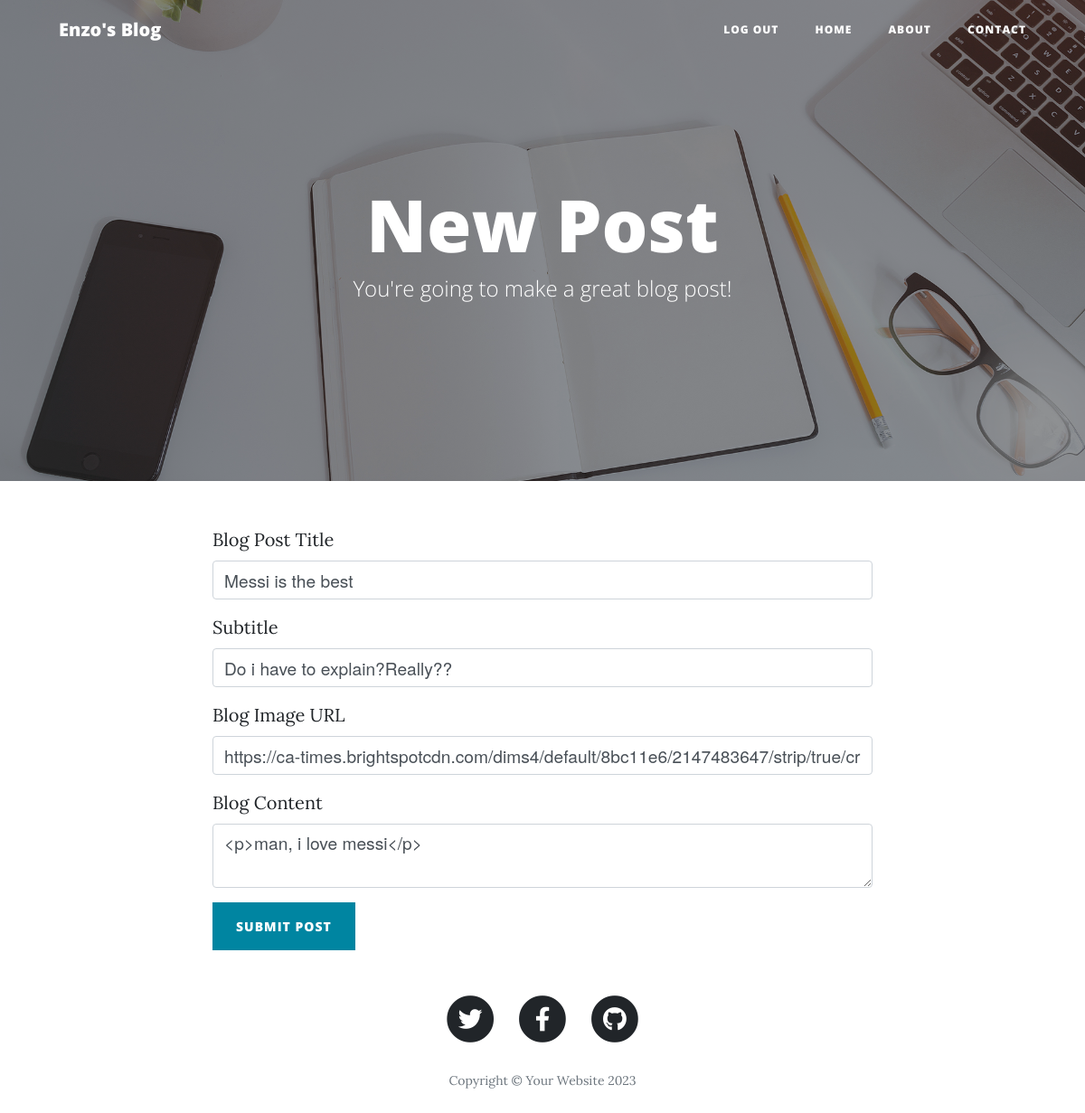
Page /edit-post/1 (signed in) on the earlier database version.
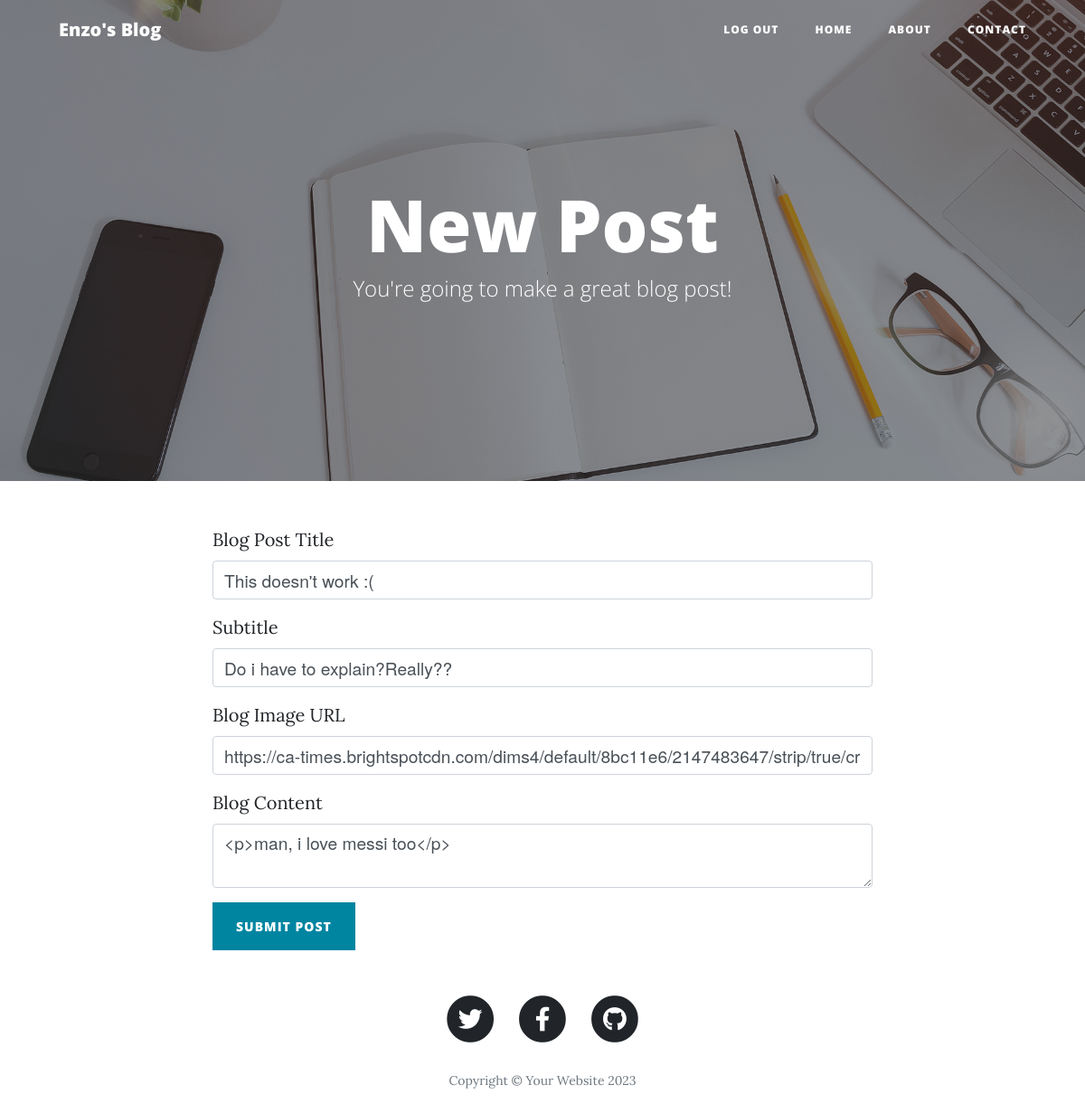
Same page on the later database version.
### main.py (models this page shows)
class BlogPost(UserMixin, db.Model):
    __tablename__ = "blog_posts"
    id = db.Column(db.Integer, primary_key=True)
    author_id = db.Column(db.Integer, db.ForeignKey("users.id"))
    comments = relationship("Comment", backref="parent_post")
    title = db.Column(db.String(250), unique=True, nullable=False)
    subtitle = db.Column(db.String(250), nullable=False)
    date = db.Column(db.String(250), nullable=False)
    body = db.Column(db.Text, nullable=False)
    img_url = db.Column(db.String(250), nullable=False)

### main.py (the view, shortened to what this page needs)
@app.route("/edit-post/<int:post_id>", methods=["GET", "POST"])
@login_required
@admin_only
def edit_post(post_id):
    post = BlogPost.query.get(post_id)
    edit_form = CreatePostForm(
        title=post.title,
        subtitle=post.subtitle,
        img_url=post.img_url,
        author=post.author,
        body=post.body
    )
    return render_template("make-post.html", form=edit_form)

### forms.py
class CreatePostForm(FlaskForm):
    title = StringField("Blog Post Title", validators=[DataRequired()])
    subtitle = StringField("Subtitle", validators=[DataRequired()])
    img_url = StringField("Blog Image URL", validators=[DataRequired(), URL()])
    body = CKEditorField("Blog Content", validators=[DataRequired()])
    submit = SubmitField("Submit Post")

### main.py (called while the page is built)
def admin_only(f):
    @wraps(f)
    def decorated_function(*args, **kwargs):
        if current_user.id != 1 or not current_user.is_authenticated:
            return abort(403)
        return f(*args, **kwargs)
    return decorated_function

@login_manager.user_loader
def load_user(user_id):
    return User.query.get(int(user_id))

### templates/make-post.html (shortened to what this page needs)
{% import "bootstrap/wtf.html" as wtf %}
{% block content %}
  {% include "header.html" %}
  <header class="masthead" style="background-image: url('{{ url_for('static', filename='img/edit-bg.jpg')}}')">
    <div class="overlay"></div>
    <div class="container">
      <div class="row">
        <div class="col-lg-8 col-md-10 mx-auto">
          <div class="page-heading">
            {% if is_edit: %}
            <h1>Edit Post</h1>
            {% else: %}
            <h1>New Post</h1>
            {% endif %}
            <span class="subheading">You're going to make a great blog post!</span>
          </div>
        </div>
      </div>
    </div>
  </header>
  <div class="container">
    <div class="row">
      <div class="col-lg-8 col-md-10 mx-auto">
        {{ wtf.quick_form(form, novalidate=True, button_map={"submit": "primary"}) }}
      </div>
    </div>
  </div>
{% include "footer.html" %}
{% endblock %}

### templates/header.html (shortened to what this page needs)
<!DOCTYPE html>
<html lang="en">
<head>
  <link href="{{ url_for('static', filename='vendor/bootstrap/css/bootstrap.min.css') }}" rel="stylesheet">
  <link href="{{ url_for('static', filename='vendor/fontawesome-free/css/all.min.css')}}" rel="stylesheet" type="text/css">
  <link href="{{ url_for('static', filename='css/clean-blog.min.css')}}" rel="stylesheet">
</head>
<body>
  <nav class="navbar navbar-expand-lg navbar-light fixed-top" id="mainNav">
    <div class="container">
      <a class="navbar-brand" href="{{url_for('get_all_posts')}}">Enzo's Blog</a>
      <div class="collapse navbar-collapse" id="navbarResponsive">
        <ul class="navbar-nav ml-auto">
          {% if not current_user.is_authenticated: %}
          <li class="nav-item">
              <a class="nav-link" href="{{ url_for('login') }}">Login</a>
            </li>
            <li class="nav-item">
              <a class="nav-link" href="{{ url_for('register') }}">Register</a>
            </li>
          {% else: %}
            <li class="nav-item">
              <a class="nav-link" href="{{ url_for('logout') }}">Log Out</a>
            </li>
          {% endif %}
          <li class="nav-item">
            <a class="nav-link" href="{{ url_for('get_all_posts') }}">Home</a>
          </li>
          <li class="nav-item">
            <a class="nav-link" href="{{ url_for('about') }}">About</a>
          </li>
          <li class="nav-item">
            <a class="nav-link" href="{{ url_for('contact') }}">Contact</a>
          </li>
        </ul>
      </div>
    </div>
  </nav>

### templates/footer.html (shortened to what this page needs)
  <footer>
    <div class="container">
      <div class="row">
        <div class="col-lg-8 col-md-10 mx-auto">
          <ul class="list-inline text-center">
            <li class="list-inline-item">
              <a href="#">
                <span class="fa-stack fa-lg">
                  <i class="fas fa-circle fa-stack-2x"></i>
                  <i class="fab fa-twitter fa-stack-1x fa-inverse"></i>
                </span>
              </a>
            </li>
            <li class="list-inline-item">
              <a href="#">
                <span class="fa-stack fa-lg">
                  <i class="fas fa-circle fa-stack-2x"></i>
                  <i class="fab fa-facebook-f fa-stack-1x fa-inverse"></i>
                </span>
              </a>
            </li>
            <li class="list-inline-item">
              <a href="#">
                <span class="fa-stack fa-lg">
                  <i class="fas fa-circle fa-stack-2x"></i>
                  <i class="fab fa-github fa-stack-1x fa-inverse"></i>
                </span>
              </a>
            </li>
          </ul>
          <p class="copyright text-muted">Copyright &copy; Your Website 2023</p>
        </div>
      </div>
    </div>
  </footer>
</body>
</html>

Differences in the rows shown:
changed BlogPost "Do i have to explain?Really??": title "Messi is the best" → "This doesn't work :("; body "<p>man, i love messi</p>" → "<p>man, i love messi too</p>"
